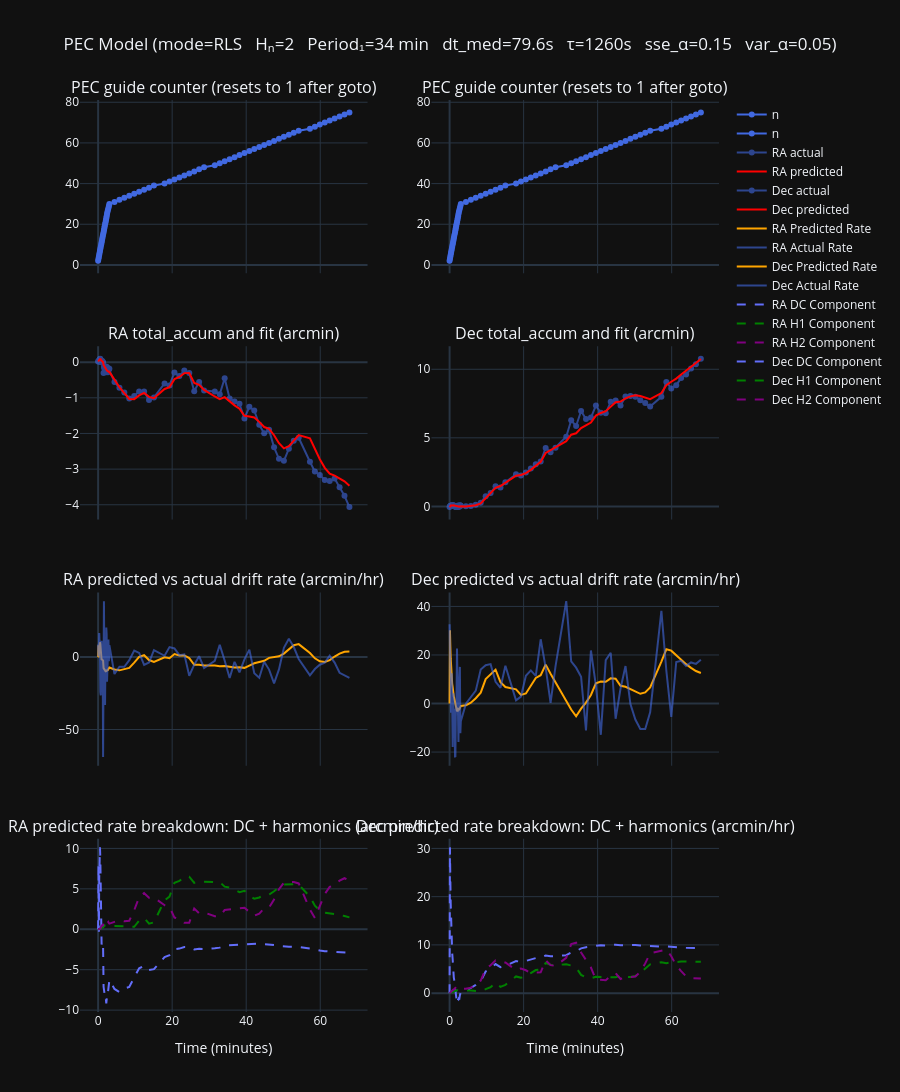

Notebook cell for this chart:
### Markdown cell above
# Analysis of PECLOG

### Code cell
# ── plot rows 1–4 ───────────────────────────────────────────────────────────
import numpy as np
import plotly.graph_objects as go
from plotly.subplots import make_subplots
from control import PecAxis, PecInhibit, PecMode

# ── calc INTERVAL (diagnostic only — no longer drives lambda/alpha directly) ──
ra_times = df.dropna(subset=['resid_1'])['t_sec']
INTERVAL = ra_times.diff().dropna().median()

# ── instantiate from parsed session config ────────────────────────────────
T        = pec_config['T']
H        = pec_config['H']
TAU      = pec_config['tau']
MIN_DT   = pec_config['min_dt']
MODE     = PecMode(pec_config['mode']) if pec_config['mode'] in ('rls', 'ema') else PecMode.RLS
VAR      = 0.05
SSE      = 0.15
COLORS   = ['green', 'purple', 'orange', 'red', 'cyan', 'magenta']
DEG_S_TO_ARCMIN_HR = 3600 * 60   # deg/sec to arcmin/hr

ra  = PecAxis(T=T, n_harmonics=H, mode=MODE, tau=TAU, min_dt=MIN_DT)
dec = PecAxis(T=T, n_harmonics=H, mode=MODE, tau=TAU, min_dt=MIN_DT)
var_alpha = VAR
sse_alpha = SSE

ra.reset_seed(df.iloc[0].total_accum_1 / 60)
dec.reset_seed(df.iloc[0].total_accum_2 / 60)

t0 = 0.0            # local time origin — shifts forward on every detected PEC reset
prev_n = df.iloc[0].n

show_harmonics = (MODE == PecMode.RLS and H > 0)

records = []
reset_events = []   # for plotting/inspection — t_min of each detected reset
reset_indices = []  # for fixing gradient

for i, row in df.iterrows():
    t_abs     = row.t_sec
    ra_cumul  = row.total_accum_1  / 60
    dec_cumul = row.total_accum_2 / 60

    # ── detect a PEC reset from the guide counter rolling back ──
    if row.n < prev_n:
        ra.reset()
        dec.reset()
        ra.reset_seed(ra_cumul)
        dec.reset_seed(dec_cumul)
        t0 = t_abs                      # restart local clock — matches driver's _pec_t0 reset
        reset_events.append(t_abs / 60)
        reset_indices.append(i)
    prev_n = row.n

    t = t_abs - t0                      # local time, relative to most recent reset

    ra.ingest_accum(ra_cumul, t, var_alpha, sse_alpha)
    dec.ingest_accum(dec_cumul, t, var_alpha, sse_alpha)

    records.append(dict(
        t_min    = t_abs / 60,          # keep x-axis on session-absolute time for plotting continuity
        n        = row.n,
        ra_rate  = ra.predicted_rate(t)  * DEG_S_TO_ARCMIN_HR,
        dec_rate = dec.predicted_rate(t) * DEG_S_TO_ARCMIN_HR,
        ra_drift = ra.dc_rate()   * DEG_S_TO_ARCMIN_HR,
        dec_drift= dec.dc_rate()  * DEG_S_TO_ARCMIN_HR,
        **{f'ra_h{h}':  ra.harmonic_rate(h)  * DEG_S_TO_ARCMIN_HR for h in range(1, H+1)},
        **{f'dec_h{h}': dec.harmonic_rate(h) * DEG_S_TO_ARCMIN_HR for h in range(1, H+1)},
        ra_r2    = ra.r2,
        dec_r2   = dec.r2,
        ra_rmse  = ra.rmse_arcmin(),
        dec_rmse = dec.rmse_arcmin(),
        ra_pred  = ra.predicted_accum(t)  * 60,
        dec_pred = dec.predicted_accum(t) * 60,
        ra_cumul = ra_cumul  * 60,
        dec_cumul= dec_cumul * 60,
        ra_resid_fit  = (ra_cumul*60)  - ra.predicted_accum(t)*60,
        dec_resid_fit = (dec_cumul*60) - dec.predicted_accum(t)*60,
        ra_lambda  = ra.lam,
        dec_lambda = dec.lam,
    ))

res = pd.DataFrame(records)
t   = res.t_min

# ── empirical (actual) drift rate ──
res['ra_actual_rate']  = np.full(len(res), np.nan)
res['dec_actual_rate'] = np.full(len(res), np.nan)

reset_indices = sorted(set([0] + reset_indices + [len(res)]))
for start, end in zip(reset_indices[:-1], reset_indices[1:]):
    if end - start < 2:
        continue   # need at least 2 points to take a gradient
    seg = res.iloc[start:end]
    seg_t = seg.t_min.values * 60           # ra_cumul in arcmin; seg_t in seconds; ra_actual_rate in arcmin/hr
    res.loc[seg.index, 'ra_actual_rate']  = np.gradient(seg.ra_cumul.values,  seg_t) * 3600
    res.loc[seg.index, 'dec_actual_rate'] = np.gradient(seg.dec_cumul.values, seg_t) * 3600

mode_label = MODE.value.upper()
title_text = (f'PEC Model (mode={mode_label}   Hₙ={H}   Period₁={T/60:.0f} min   '
              f'dt_med={INTERVAL:.1f}s   τ={TAU:.0f}s   sse_α={SSE}   var_α={VAR})')

# ── plot rows 1–4 ───────────────────────────────────────────────────────────
n_rows_top = 4
row_titles_top = [
    'PEC guide counter (resets to 1 after goto)',            'PEC guide counter (resets to 1 after goto)',
    'RA total_accum and fit (arcmin)',                       'Dec total_accum and fit (arcmin)',
    'RA predicted vs actual drift rate (arcmin/hr)',         'Dec predicted vs actual drift rate (arcmin/hr)',
    'RA predicted rate breakdown: DC + harmonics (arcmin/hr)','Dec predicted rate breakdown: DC + harmonics (arcmin/hr)',
]

fig_top = make_subplots(
    rows=n_rows_top, cols=2,
    shared_xaxes=True,
    subplot_titles=tuple(row_titles_top),
    vertical_spacing=0.08,
)

def add(fig, row, col, traces):
    for tr in traces:
        fig.add_trace(tr, row=row, col=col)

# row 1 — counter
add(fig_top, 1, 1, [go.Scatter(x=t, y=res.n, name='n', mode='lines+markers', line=dict(color='royalblue'))])
add(fig_top, 1, 2, [go.Scatter(x=t, y=res.n, name='n', mode='lines+markers', line=dict(color='royalblue'))])

# row 2 — cumul fit
add(fig_top, 2, 1, [
    go.Scatter(x=t, y=res.ra_cumul, name='RA actual',    mode='lines+markers', opacity=0.6, line=dict(color='royalblue')),
    go.Scatter(x=t, y=res.ra_pred,  name='RA predicted', line=dict(color='red', width=2)),
])
add(fig_top, 2, 2, [
    go.Scatter(x=t, y=res.dec_cumul, name='Dec actual',    mode='lines+markers', opacity=0.6, line=dict(color='royalblue')),
    go.Scatter(x=t, y=res.dec_pred,  name='Dec predicted', line=dict(color='red', width=2)),
])

# row 3 — predicted vs actual total drift rate
add(fig_top, 3, 1, [
    go.Scatter(x=t, y=res.ra_rate,        name='RA Predicted Rate', line=dict(color='orange')),
    go.Scatter(x=t, y=res.ra_actual_rate, name='RA Actual Rate',    mode='lines', opacity=0.6, line=dict(color='royalblue')),
])
add(fig_top, 3, 2, [
    go.Scatter(x=t, y=res.dec_rate,        name='Dec Predicted Rate', line=dict(color='orange')),
    go.Scatter(x=t, y=res.dec_actual_rate, name='Dec Actual Rate',    mode='lines', opacity=0.6, line=dict(color='royalblue')),
])

# row 4 — breakdown of predicted rate: DC + harmonics
add(fig_top, 4, 1, [
    go.Scatter(x=t, y=res.ra_drift, name='RA DC Component', line=dict(color='#636EFA', dash='dash')),
] + ([
    go.Scatter(x=t, y=res[f'ra_h{h}'], name=f'RA H{h} Component', line=dict(color=COLORS[(h-1) % len(COLORS)], dash='dash'))
    for h in range(1, H+1)
] if show_harmonics else []))
add(fig_top, 4, 2, [
    go.Scatter(x=t, y=res.dec_drift, name='Dec DC Component', line=dict(color='#636EFA', dash='dash')),
] + ([
    go.Scatter(x=t, y=res[f'dec_h{h}'], name=f'Dec H{h} Component', line=dict(color=COLORS[(h-1) % len(COLORS)], dash='dash'))
    for h in range(1, H+1)
] if show_harmonics else []))

fig_top.update_layout(
    height=300 * n_rows_top,
    title=dict(text=title_text, x=0.5),
    hovermode='x unified', template="plotly_dark",
    legend=dict(groupclick='toggleitem'),
)
fig_top.update_xaxes(title_text='Time (minutes)', row=n_rows_top)
fig_top.show()
